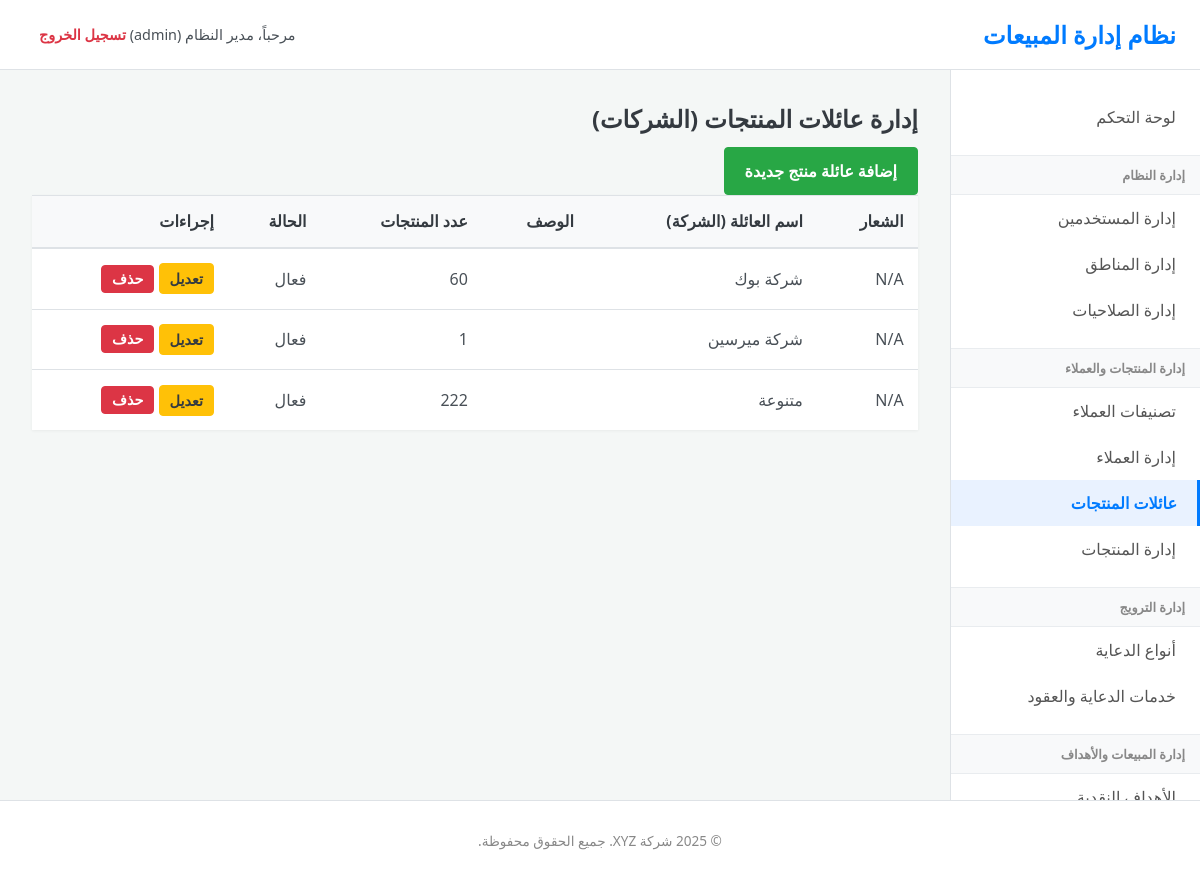
The app's page /index.php?page=product_families (signed in) with its own data.
### tables this page shows
CREATE TABLE IF NOT EXISTS `product_families` (
  `family_id` int NOT NULL AUTO_INCREMENT,
  `name` varchar(150) NOT NULL,
  `description` text,
  `logo_image_path` varchar(255) DEFAULT NULL,
  `is_active` tinyint(1) DEFAULT '1',
  `created_at` timestamp NULL DEFAULT CURRENT_TIMESTAMP,
  `updated_at` timestamp NULL DEFAULT CURRENT_TIMESTAMP ON UPDATE CURRENT_TIMESTAMP,
  PRIMARY KEY (`family_id`),
  UNIQUE KEY `name` (`name`)
);

### controllers/product_families.php (called while the page is built, shortened)
<?php
$action = $_GET['action'] ?? 'list';
$page_title = "إدارة عائلات المنتجات (الشركات)";
switch ($action) {
    case 'list':
    default:
        $stmt_families = $pdo->query("SELECT pf.*, COUNT(p.product_id) as product_count
                                       FROM product_families pf
                                       LEFT JOIN products p ON pf.family_id = p.family_id
                                       GROUP BY pf.family_id
                                       ORDER BY pf.name ASC");
        $product_families = $stmt_families->fetchAll();
        break;
}
include 'views/layout.php';

### views/product_families/list.php (the view, shortened to what this page needs)
<h2><?php echo htmlspecialchars($page_title); ?></h2>
<a href="index.php?page=product_families&action=add" class="button-link add-btn">إضافة عائلة منتج جديدة</a>
<table>
    <thead>
        <tr>
            <th>الشعار</th>
            <th>اسم العائلة (الشركة)</th>
            <th>الوصف</th>
            <th>عدد المنتجات</th>
            <th>الحالة</th>
            <th>إجراءات</th>
        </tr>
    </thead>
    <tbody>
        <?php foreach ($product_families as $family): ?>
        <tr style="<?php echo !$family['is_active'] ? 'opacity:0.6; text-decoration:line-through;' : ''; ?>">
            <td>
                <?php if (!empty($family['logo_image_path']) && file_exists(PRODUCT_FAMILIES_LOGO_DIR . $family['logo_image_path'])): ?>
                    <img src="<?php echo PRODUCT_FAMILIES_LOGO_DIR . htmlspecialchars($family['logo_image_path']); ?>" alt="شعار <?php echo htmlspecialchars($family['name']);?>" style="max-width: 80px; max-height: 40px;">
                <?php else: ?>
                    N/A
                <?php endif; ?>
            </td>
            <td><?php echo htmlspecialchars($family['name']); ?></td>
            <td><?php echo nl2br(htmlspecialchars($family['description'] ?? '')); ?></td>
            <td><?php echo htmlspecialchars($family['product_count']); ?></td>
            <td><?php echo $family['is_active'] ? 'فعال' : 'غير فعال'; ?></td>
            <td>
                <a href="index.php?page=product_families&action=edit&id=<?php echo $family['family_id']; ?>" class="button-link edit-btn">تعديل</a>
                <form action="actions/product_family_delete.php" method="POST" style="display:inline;" onsubmit="return confirm('هل أنت متأكد من حذف هذه العائلة؟ سيتم حذف الشعار المرتبط بها أيضًا.');">
                    <button type="submit" class="button-link delete-btn">حذف</button>
                </form>
            </td>
        </tr>
        <?php endforeach; ?>
    </tbody>
</table>

### css/style.css (style rules this page uses)
:root { --primary-color: #007bff; --secondary-color: #6c757d; --success-color: #28a745; --danger-color: #dc3545; --warning-color: #ffc107; --info-color: #17a2b8; --light-color: #f8f9fa; --dark-color: #343a40; --text-color: #495057; --border-color: #dee2e6; --body-bg: #f4f7f6; --sidebar-bg: #ffffff; --header-bg: #ffffff; --font-family: 'Tahoma', 'Segoe UI', sans-serif; }
* { box-sizing: border-box; }
body { font-family: var(--font-family); background-color: var(--body-bg); margin: 0; padding: 0; color: var(--text-color); font-size: 16px; direction: rtl; }
a { color: var(--primary-color); text-decoration: none; transition: color 0.3s ease; }
h1, h2, h3, h4, h5, h6 { color: var(--dark-color); margin-top: 0; margin-bottom: 0.75rem; }
.button-link, .btn { display: inline-block; font-weight: 600; text-align: center; vertical-align: middle; cursor: pointer; user-select: none; background-color: var(--primary-color); border: 1px solid var(--primary-color); padding: 0.75rem 1.25rem; font-size: 1rem; border-radius: 0.25rem; color: #fff; transition: all 0.15s ease-in-out; }
.button-link.add-btn { background-color: var(--success-color); border-color: var(--success-color); }
.button-link.edit-btn { background-color: var(--warning-color); border-color: var(--warning-color); color: var(--dark-color); padding: 5px 10px; font-size: 0.9em; }
.button-link.delete-btn { background-color: var(--danger-color); border-color: var(--danger-color); padding: 5px 10px; font-size: 0.9em; }
table { width: 100%; margin-bottom: 1rem; color: var(--text-color); border-collapse: collapse; background-color: #fff; box-shadow: 0 1px 3px rgba(0,0,0,0.05); }
table th, table td { padding: 0.9rem; vertical-align: middle; border-top: 1px solid var(--border-color); text-align: right; }
table thead th { vertical-align: bottom; border-bottom: 2px solid var(--border-color); background-color: var(--light-color); font-weight: 600; color: var(--dark-color); }

### records on screen
product_families: shows "N/A", name "شركة بوك", product_count "60", is_active "فعال"
product_families: shows "N/A", name "شركة ميرسين", product_count "1", is_active "فعال"
product_families: shows "N/A", name "متنوعة", product_count "222", is_active "فعال"

### other values on screen
$_SESSION['full_name'] "مدير النظام"
$_SESSION['user_role'] "admin"
$page_title "إدارة عائلات المنتجات (الشركات)"
